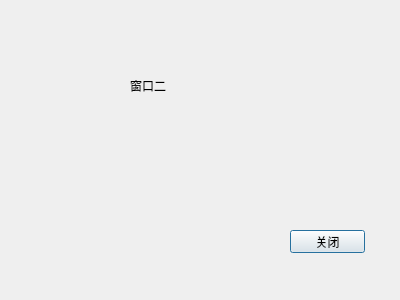
<?xml version="1.0" encoding="UTF-8"?>
<ui version="4.0">
 <class>Dialog</class>
 <widget class="QDialog" name="Dialog">
  <property name="geometry">
   <rect>
    <x>0</x>
    <y>0</y>
    <width>400</width>
    <height>300</height>
   </rect>
  </property>
  <property name="windowTitle">
   <string>Dialog</string>
  </property>
  <widget class="QLabel" name="label">
   <property name="geometry">
    <rect>
     <x>130</x>
     <y>80</y>
     <width>54</width>
     <height>12</height>
    </rect>
   </property>
   <property name="text">
    <string>窗口二</string>
   </property>
  </widget>
  <widget class="QPushButton" name="pushButton">
   <property name="geometry">
    <rect>
     <x>290</x>
     <y>230</y>
     <width>75</width>
     <height>23</height>
    </rect>
   </property>
   <property name="text">
    <string>关闭</string>
   </property>
  </widget>
 </widget>
 <resources/>
 <connections/>
</ui>
